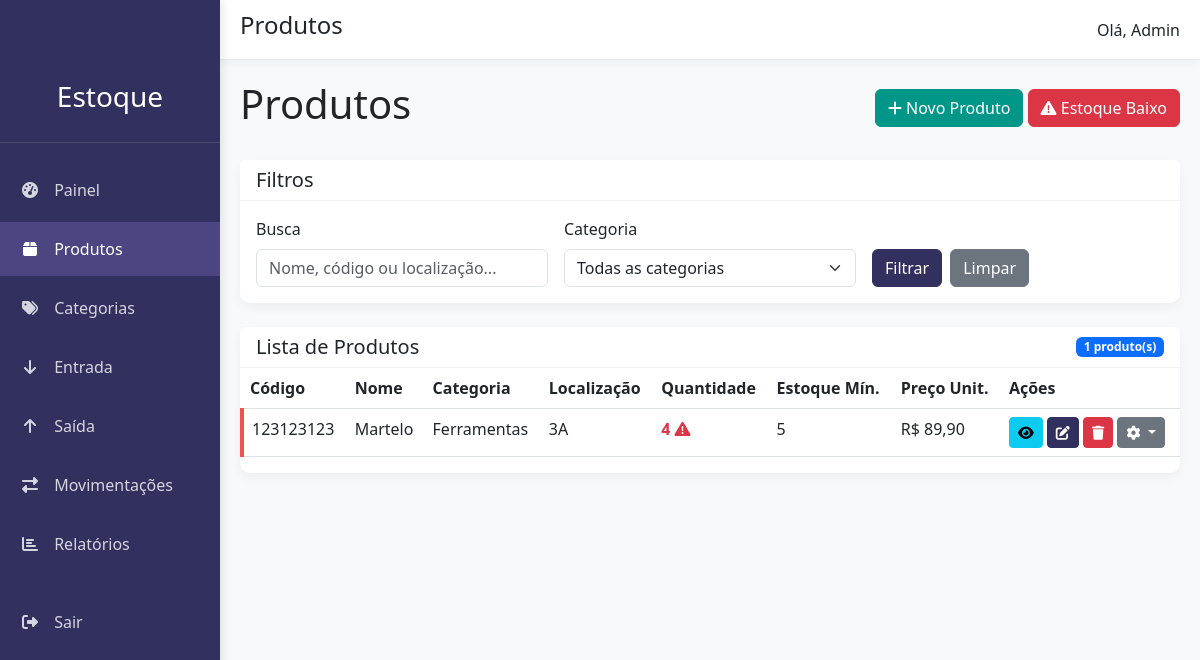
The page /produtos/ (signed in) on the database its author committed.
### estoque/models.py (models this page shows, shortened)
class Produto(models.Model):
    nome = models.CharField("Nome", max_length=200)
    codigo_referencia = models.CharField(max_length=50, unique=True, verbose_name='Código de Referência')
    descricao = models.TextField("Descrição", blank=True, null=True)
    preco_unitario = models.DecimalField("Preço Unitário", max_digits=10, decimal_places=2, validators=[MinValueValidator(0)])
    quantidade_em_estoque = models.PositiveIntegerField("Quantidade em Estoque", default=0)
    estoque_minimo = models.PositiveIntegerField("Estoque Mínimo", default=5)
    categoria = models.ForeignKey(Categoria, on_delete=models.PROTECT, related_name='produtos', verbose_name="Categoria")
    localizacao = models.CharField(max_length=100, blank=True, null=True, verbose_name='Localização na Prateleira')
    fornecedor = models.CharField(max_length=200, blank=True, null=True, verbose_name='Fornecedor')
    data_ultima_compra = models.DateField(blank=True, null=True, verbose_name='Data da Última Compra')
    prazo_entrega = models.PositiveIntegerField(blank=True, null=True, verbose_name='Prazo de Entrega (dias)')
    imagem = models.ImageField("Imagem do Produto", upload_to='produtos/', blank=True, null=True)
    data_cadastro = models.DateTimeField("Data de Cadastro", default=timezone.now)
    class Meta:
        verbose_name = 'Produto'
        verbose_name_plural = 'Produtos'
        ordering = ['nome']
    def estoque_baixo(self):
        return self.quantidade_em_estoque <= self.estoque_minimo

class Categoria(models.Model):
    nome = models.CharField("Nome", max_length=100, unique=True)
    descricao = models.TextField("Descrição", blank=True, null=True)
    class Meta:
        verbose_name = 'Categoria'
        verbose_name_plural = 'Categorias'
        ordering = ['nome']

### estoque/views.py (the view, shortened to what this page needs)
# urls.py: path('produtos/', views.lista_produtos, name='lista_produtos'),
@login_required
def lista_produtos(request):
    produtos = Produto.objects.all().select_related('categoria')
    categoria_id = request.GET.get('categoria')
    if categoria_id:
        produtos = produtos.filter(categoria_id=categoria_id)
    busca = request.GET.get('busca')
    estoque_baixo = request.GET.get('estoque_baixo')
    if estoque_baixo == 'sim':
        produtos = produtos.filter(quantidade_em_estoque__lte=F('estoque_minimo'))
    categorias = Categoria.objects.all()
    context = {
        'produtos': produtos,
        'categorias': categorias,
        'categoria_id': int(categoria_id) if categoria_id else None,
        'busca': busca,
        'estoque_baixo': estoque_baixo,
    }
    return render(request, 'estoque/lista_produtos.html', context)

### templates/estoque/lista_produtos.html (shortened to what this page needs)
{% extends 'base.html' %}
{% block page_title %}Produtos{% endblock %}
{% block content %}
<div class="d-flex justify-content-between align-items-center mb-4">
    <h1>Produtos</h1>
    <div>
        <a href="{% url 'criar_produto' %}" class="btn btn-success">
            <i class="fas fa-plus"></i> Novo Produto
        </a>
        <a href="{% url 'lista_produtos' %}?estoque_baixo=sim" class="btn btn-danger">
            <i class="fas fa-exclamation-triangle"></i> Estoque Baixo
        </a>
    </div>
</div>
<div class="card mb-4">
    <div class="card-header">
        <h5 class="mb-0">Filtros</h5>
    </div>
    <div class="card-body">
        <form method="get" class="row g-3">
            <div class="col-md-4">
                <label for="busca" class="form-label">Busca</label>
                <input type="text" class="form-control" id="busca" name="busca"
                       placeholder="Nome, código ou localização..." value="{{ busca|default:'' }}">
            </div>
            <div class="col-md-4">
                <label for="categoria" class="form-label">Categoria</label>
                <select class="form-select" id="categoria" name="categoria">
                    <option value="">Todas as categorias</option>
                </select>
            </div>
            <div class="col-md-4 d-flex align-items-end">
                <button type="submit" class="btn btn-primary me-2">Filtrar</button>
                <a href="{% url 'lista_produtos' %}" class="btn btn-secondary">Limpar</a>
            </div>
        </form>
    </div>
</div>
<div class="card">
    <div class="card-header d-flex justify-content-between align-items-center">
        <h5 class="mb-0">Lista de Produtos</h5>
        <span class="badge bg-primary">{{ produtos.count }} produto(s)</span>
    </div>
    <div class="card-body p-0">
        <div class="table-responsive">
            <table class="table table-hover">
                <thead>
                    <tr>
                        <th>Código</th>
                        <th>Nome</th>
                        <th>Categoria</th>
                        <th>Localização</th>
                        <th>Quantidade</th>
                        <th>Estoque Mín.</th>
                        <th>Preço Unit.</th>
                        <th>Ações</th>
                    </tr>
                </thead>
                <tbody>
                    {% for produto in produtos %}
                    <tr {% if produto.estoque_baixo %}class="stock-alert"{% endif %}>
                        <td>{{ produto.codigo_referencia }}</td>
                        <td>{{ produto.nome }}</td>
                        <td>{{ produto.categoria.nome }}</td>
                        <td>{{ produto.localizacao|default:"--" }}</td>
                        <td class="{% if produto.estoque_baixo %}text-danger fw-bold{% endif %}">
                            {{ produto.quantidade_em_estoque }}
                            {% if produto.estoque_baixo %}
                            <i class="fas fa-exclamation-triangle text-danger" data-bs-toggle="tooltip"
                               title="Estoque abaixo do mínimo ({{ produto.estoque_minimo }})"></i>
                            {% endif %}
                        </td>
                        <td>{{ produto.estoque_minimo }}</td>
                        <td>R$ {{ produto.preco_unitario|floatformat:2 }}</td>
                        <td>
                            <a href="{% url 'detalhe_produto' produto.id %}" class="btn btn-sm btn-info" title="Visualizar">
                                <i class="fas fa-eye"></i>
                            </a>
                            <a href="{% url 'editar_produto' produto.id %}" class="btn btn-sm btn-primary" title="Editar">
                                <i class="fas fa-edit"></i>
                            </a>
                            <a href="{% url 'excluir_produto' produto.id %}" class="btn btn-sm btn-danger" title="Excluir">
                                <i class="fas fa-trash"></i>
                            </a>
                            <div class="btn-group">
                                <button type="button" class="btn btn-sm btn-secondary dropdown-toggle" data-bs-toggle="dropdown">
                                    <i class="fas fa-cog"></i>
                                </button>
                            </div>
                        </td>
                    </tr>
                    {% endfor %}
                </tbody>
            </table>
        </div>
    </div>
</div>
{% endblock %}

### templates/base.html (shortened to what this page needs)
<!DOCTYPE html>
<html lang="pt-br">
<head>
    <link href="https://cdn.jsdelivr.net/npm/bootstrap@5.3.0/dist/css/bootstrap.min.css" rel="stylesheet">
    <link rel="stylesheet" href="https://cdnjs.cloudflare.com/ajax/libs/font-awesome/6.4.0/css/all.min.css">
</head>
<body>
    <div class="sidebar" id="sidebar">
        <div class="sidebar-header">
            <h3>Estoque</h3>
        </div>
        <ul class="sidebar-menu">
            <li><a href="{% url 'inicio' %}" class="{% if request.path == '/' %}active{% endif %}">
                <i class="fas fa-tachometer-alt"></i> Painel
            </a></li>
            <li><a href="{% url 'lista_produtos' %}" class="{% if '/produtos/' in request.path %}active{% endif %}">
                <i class="fas fa-box"></i> Produtos
            </a></li>
            <li><a href="{% url 'lista_categorias' %}" class="{% if '/categorias/' in request.path %}active{% endif %}">
                <i class="fas fa-tags"></i> Categorias
            </a></li>
            <li><a href="{% url 'entrada_estoque' %}" class="{% if '/movimentacoes/entrada/' in request.path %}active{% endif %}">
                <i class="fas fa-arrow-down"></i> Entrada
            </a></li>
            <li><a href="{% url 'saida_estoque' %}" class="{% if '/movimentacoes/saida/' in request.path %}active{% endif %}">
                <i class="fas fa-arrow-up"></i> Saída
            </a></li>
            <li><a href="{% url 'lista_movimentacoes' %}" class="{% if '/movimentacoes/' in request.path and not '/entrada/' in request.path and not '/saida/' in request.path %}active{% endif %}">
                <i class="fas fa-exchange-alt"></i> Movimentações
            </a></li>
            <li><a href="{% url 'relatorio_estoque' %}" class="{% if '/relatorios/' in request.path %}active{% endif %}">
                <i class="fas fa-chart-bar"></i> Relatórios
            </a></li>
            {% if user.is_authenticated %}
                <li class="mt-4"><a href="{% url 'logout' %}">
                    <i class="fas fa-sign-out-alt"></i> Sair
                </a></li>
            {% endif %}
        </ul>
    </div>
    <div class="topbar">
        <div>
            <h4>{% block page_title %}Controle de Estoque{% endblock %}</h4>
        </div>
        {% if user.is_authenticated %}
            <span>Olá, {{ user.username }}</span>
        {% endif %}
    </div>
    <div class="content-wrapper">
        {% block content %}{% endblock %}
    </div>
</body>
</html>

### templates/base.html (style rules this page uses)
:root { --sidebar-width: 220px; --topbar-height: 60px; --primary-color: #31305E; --secondary-color: #4B4582; --accent-color: #009688; }
body { font-family: 'Segoe UI', sans-serif; background-color: #f8f9fa; }
.sidebar { position: fixed; top: 0; left: 0; height: 100vh; width: var(--sidebar-width); background-color: var(--primary-color); color: white; padding-top: var(--topbar-height); z-index: 100; box-shadow: 2px 0 10px rgba(0, 0, 0, 0.1); }
.sidebar-header { padding: 20px; text-align: center; border-bottom: 1px solid rgba(255, 255, 255, 0.1); margin-bottom: 20px; }
.sidebar-menu { list-style: none; padding: 0; margin: 0; }
.sidebar-menu li { margin-bottom: 5px; }
.sidebar-menu a { display: block; padding: 15px 20px; color: rgba(255, 255, 255, 0.8); text-decoration: none; transition: all 0.3s; }
.sidebar-menu a:hover, .sidebar-menu a.active { background-color: var(--secondary-color); color: white; }
.sidebar-menu i { margin-right: 10px; width: 20px; text-align: center; }
.topbar { position: fixed; top: 0; left: var(--sidebar-width); right: 0; height: var(--topbar-height); background-color: white; border-bottom: 1px solid #eaeaea; display: flex; justify-content: space-between; align-items: center; padding: 0 20px; z-index: 50; box-shadow: 0 2px 10px rgba(0, 0, 0, 0.05); }
.content-wrapper { margin-left: var(--sidebar-width); margin-top: var(--topbar-height); padding: 20px; min-height: calc(100vh - var(--topbar-height)); }
.card { border-radius: 10px; box-shadow: 0 4px 12px rgba(0, 0, 0, 0.05); border: none; margin-bottom: 20px; }
.card-header { background-color: #fff; border-bottom: 1px solid rgba(0, 0, 0, 0.05); font-weight: bold; }
.btn-primary { background-color: var(--primary-color); border-color: var(--primary-color); }
.btn-success { background-color: var(--accent-color); border-color: var(--accent-color); }

### templates/estoque/lista_produtos.html (style rules this page uses)
.stock-alert { background-color: rgba(255, 0, 0, 0.1); border-left: 4px solid #ef5350; }

### rows shown on the page
Produto: codigo_referencia "123123123", nome "Martelo", categoria.nome "Ferramentas", localizacao "3A", quantidade_em_estoque "4", estoque_minimo "5", preco_unitario "89,90"

### other values the page prints
{{ user.username }} "Admin"
{{ produtos.count }} "1"
